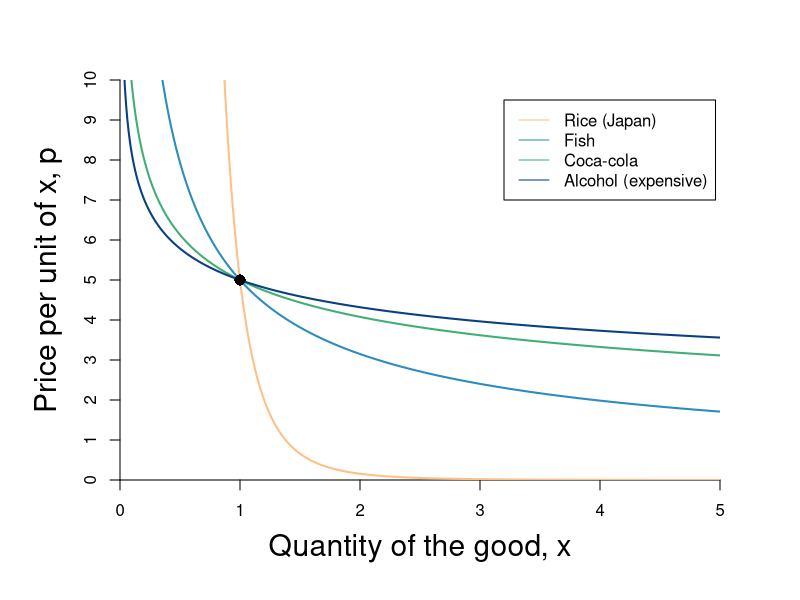

Recreate this plot in R.
require(shape)
require(ggplot2)
#pdf(file = "property_psp1_offerSTEP1.pdf", width = 9, height = 7)
#pdf(file = "property_psp1_offerSTEP2.pdf", width = 9, height = 7)
#pdf(file = "property_psp1_offerSTEP3.pdf", width = 9, height = 7)
#pdf(file = "property_psp1_offerSTEP4.pdf", width = 9, height = 7)
pdf(file = "indmarketdemand/elasticity_fig.pdf", width = 9, height = 7)

#Set parameters for graphics
pointsize <- 1.8
axislabelsize <- 1.8
labelsize <- 1.5
namesize <- 1.8
annotatesize <- 1.5
graphlinewidth <- 2
segmentlinewidth <- 1.5

COL <- c("#7fc97f", "#beaed4", "#fdc086", "#ffff99", "#386cb0", "#f0027f", "#bf5b17", "#666666")
COLA <- c("#99d8c9","#66c2a4","#41ae76", "#238b45", "#005824")
COLB <- c("#4eb3d3", "#2b8cbe", "#0868ac","#084081")

par(mar =  c(6, 6, 4, 4))
xlims <- c(0, 5)
ylims <- c(0, 10)
xlims2 <- c(10, 0)
ylims2 <- c(15, 0)

elasticity1 <- function(x, A, b ) {
  A*x^(1/b)
}

plot(0, 0, xlim = xlims, ylim = ylims, type = "n",
     xlab = "Quantity of the good, x",
     ylab = "Price per unit of x, p", 
     xaxt = "n", 
     yaxt = "n", 
     cex.lab = axislabelsize, 
     bty = "n",
     xaxs="i", 
     yaxs="i")

ticksy <- seq(from = 0, to = 15, by = 1)
ylabels <- seq(from = 0, to = 15, by = 1)
ticksx <- seq(from = 0, to = 10, by = 1)
xlabels <- seq(from = 0, to = 10, by = 1)
axis(1, at = ticksx, pos = 0, labels = xlabels)
axis(2, at = ticksy, pos = 0, labels = ylabels, las = 0)


npts <- 500 
npts2 <- 501

#Specify the sequences of points for graphing. 
xx1 <- seq(xlims[1], xlims[2], length.out = npts)
yy1 <- elasticity1(xx1, A = 5, b = -0.2)
xx2 <- seq(xlims[1], xlims[2], length.out = npts)
yy2 <- elasticity1(xx2, A = 5, b = -1.5)
xx3 <- seq(xlims[1], xlims[2], length.out = npts)
yy3 <- elasticity1(xx3, A = 5, b = -3.4)
xx4 <- seq(xlims[1], xlims[2], length.out = npts)
yy4 <- elasticity1(xx4, A = 5, b = -4.74)

lines(xx1,yy1, col = COL[3], lwd = graphlinewidth)
lines(xx2,yy2, col = COLB[2], lwd = graphlinewidth)
lines(xx3,yy3, col = COLA[3], lwd = graphlinewidth)
lines(xx4,yy4, col = COLB[4], lwd = graphlinewidth)

points(1, 5, pch = 16, col = "black", cex = 1.5)

legend(3.2, 9.5, legend=c("Rice (Japan)", "Fish","Coca-cola","Alcohol (expensive)"),
       col=c(COL[3], COLB[2],COLA[3],COLB[4]), lty=1, cex=1)

dev.off()
